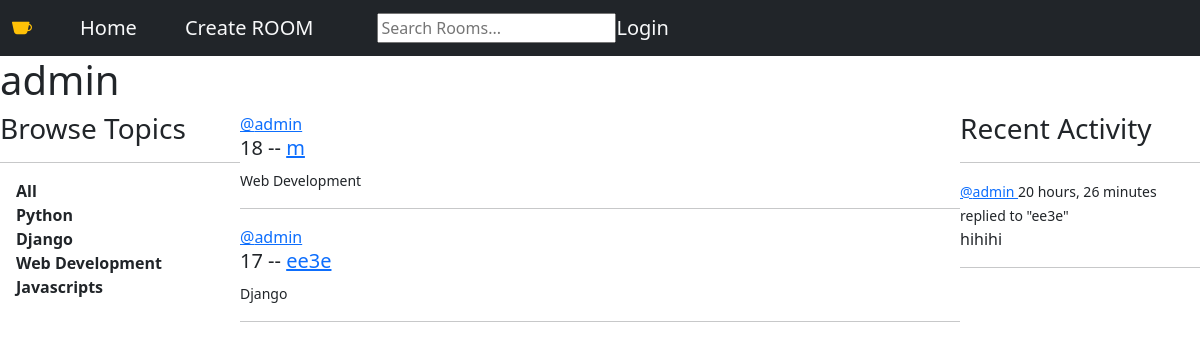
The page /profile/3 on the database its author committed.
### base/models.py (models this page shows, shortened)
class Topic(models.Model):
    name = models.CharField(max_length=200)

class Room(models.Model):
    host = models.ForeignKey(User, on_delete=models.SET_NULL, null=True)
    topic = models.ForeignKey(Topic, on_delete=models.SET_NULL, null=True)
    name = models.CharField(max_length=200)
    description = models.TextField(null=True, blank=True)
    Participants =  models.ManyToManyField(User, related_name='Participants', blank=True)
    updated = models.DateTimeField(auto_now=True)
    created = models.DateTimeField(auto_now_add=True)
    class Meta:
        ordering =['-updated','-created']
    def __str__(self):
        return self.name

class Message(models.Model):
    user    = models.ForeignKey(User,on_delete=models.CASCADE)
    room    = models.ForeignKey(Room, on_delete=models.CASCADE)
    body    = models.TextField()
    updated = models.DateTimeField(auto_now=True)
    created = models.DateTimeField(auto_now_add=True)
    class Meta:
        ordering =['-updated','-created']
    def __str__(self):
        return self.body[0:50]

### base/views.py (the view)
# urls.py: path('profile/<str:pk>',views.userProfile, name="user-profile"),
def userProfile(request,pk):
    user =User.objects.get(id=pk)
    rooms = user.room_set.all()
    room_messages = user.message_set.all()
    topics = Topic.objects.all()
    context={'user':user,'rooms':rooms,'room_messages':room_messages,'topics':topics}
    return render(request, 'base/profile.html',context)

### base/templates/base/profile.html
{% extends 'main.html'%}
{% block content%}
<h1>{{user.username}}</h1>
<div class=" profile-container">
    <div>{% include 'base/topics_component.html'%}</div>
    <div>{% include 'base/feed_component.html'%}</div>
    <div>{% include 'base/activity_component.html'%}</div>
</div>
{% endblock content %}

### base/templates/base/topics_component.html
<h3>Browse Topics </h3>
<hr>
<div> <a class="text-decoration-none fw-bold text-dark ms-3 " href="{%url 'home page'%}">All</a></div>
{% for topic in topics %}
<div> <a class="text-decoration-none fw-bold text-dark ms-3 " href="{%url 'home page'%}?q={{topic.name}}">{{topic.name}}</a></div>
{% endfor %}

### base/templates/base/feed_component.html (shortened to what this page needs)
        {%for room in rooms %}
        <a href="{%url 'user-profile' room.host.id %}">@{{room.host.username}}</a>
        <h5>{{room.id}} --  <a href="{% url 'room' room.id %}"> {{room.name }} </a></h5>
        <small>{{room.topic.name}}</small>
        <hr>
{% endfor %}

### base/templates/base/activity_component.html (shortened to what this page needs)
            <h3> Recent Activity</h3>
            <hr>
                {% for message in room_messages%}
                <div>
                    <small>
                     <a href="{% url 'user-profile' message.user.id%}">   @{{message.user}} </a> {{message.created|timesince}}</small>
                        <small>replied to "{{message.room}}"</small>
                        <p>{{message}}</p>
                    <hr>
                </div>
                {% endfor %}

### static/css/base.css (style rules this page uses)
.profile-container { display:grid; grid-template-columns: 1fr 3fr 1fr; }

### rows shown on the page
Topic: name "Python"
Topic: name "Django"
Topic: name "Web Development"
Topic: name "Javascripts"
Room: host.username "admin", id "18", name "m", topic.name "Web Development"
Room: host.username "admin", id "17", name "ee3e", topic.name "Django"
Message: user "admin", created "20 hours, 26 minutes", room "ee3e", body "hihihi"

### other values the page prints
{{ user.username }} "admin"
